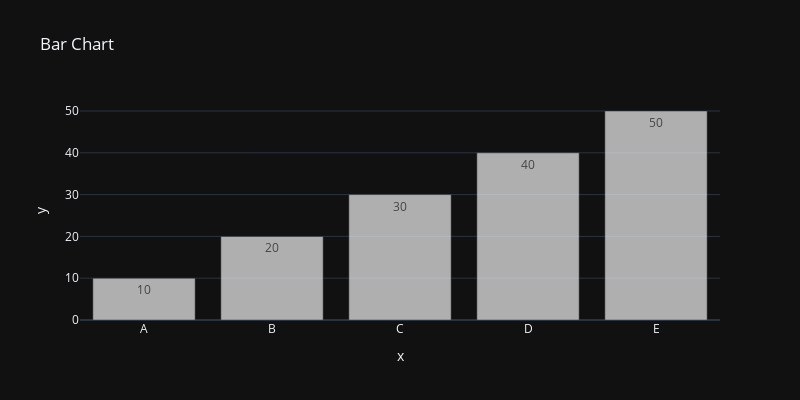

Notebook code for this chart:
### Code cell
labels = ['A', 'B', 'C', 'D', 'E']
values = [10, 20, 30, 40, 50]
fig = px.bar(x=labels, y=values, title='Bar Chart', template='plotly_dark',
             width=800, height=400, opacity=0.7,
             color_discrete_sequence=px.colors.qualitative.Pastel1_r,
             labels={'names':'Categories', 'values':'Values'}, text=values)
fig.show()

### Figure 1 — Plotly figure (JSON) as saved in the notebook; plotly's stock layout.template omitted (floating-point values rounded to 4 significant figures)
{"data": [{"alignmentgroup": "True", "hovertemplate": "x=%{x}<br>y=%{y}<br>text=%{text}<extra></extra>", "legendgroup": "", "marker": {"color": "rgb(242,242,242)", "opacity": 0.7, "pattern": {"shape": ""}}, "name": "", "offsetgroup": "", "orientation": "v", "showlegend": false, "text": [10, 20, 30, 40, 50], "textposition": "auto", "type": "bar", "x": ["A", "B", "C", "D", "E"], "xaxis": "x", "y": [10, 20, 30, 40, 50], "yaxis": "y"}], "layout": {"barmode": "relative", "height": 400, "legend": {"tracegroupgap": 0}, "title": {"text": "Bar Chart"}, "width": 800, "xaxis": {"anchor": "y", "domain": [0, 1], "title": {"text": "x"}}, "yaxis": {"anchor": "x", "domain": [0, 1], "title": {"text": "y"}}}}
